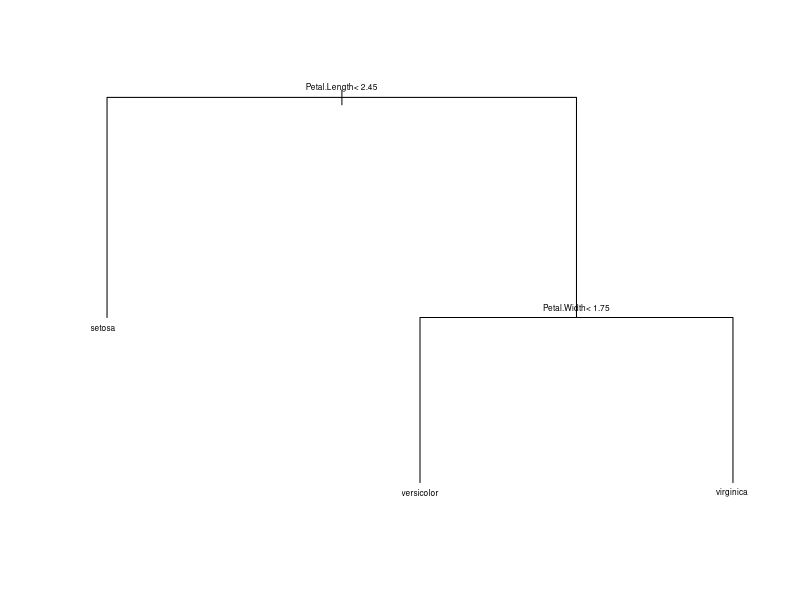

R code for this plot:
library(rpart)
data("iris")
head(iris)
set.seed(123)
sample_indices <- sample(1:nrow(iris),0.7*nrow(iris))
train_data <- iris[sample_indices,]
test_data <- iris[-sample_indices,]
decision_tree_model <- rpart(Species~.,data = train_data)
plot(decision_tree_model)
text(decision_tree_model , cex = 0.5)
predictions <- predict(decision_tree_model , newdata = test_data,type = "class")
conf_matrix <- table(predictions , test_data$Species)
print(conf_matrix)

accuracy <- sum(diag(conf_matrix)/sum(conf_matrix))
print(accuracy)
precission <- conf_matrix[2,2]/sum(conf_matrix[,2])
print(precission)
recall <- conf_matrix[2,2]/sum(conf_matrix[2,])
print(recall)
f1_score <- 2*(precission*recall)/(precission+recall)
print(f1_score)
